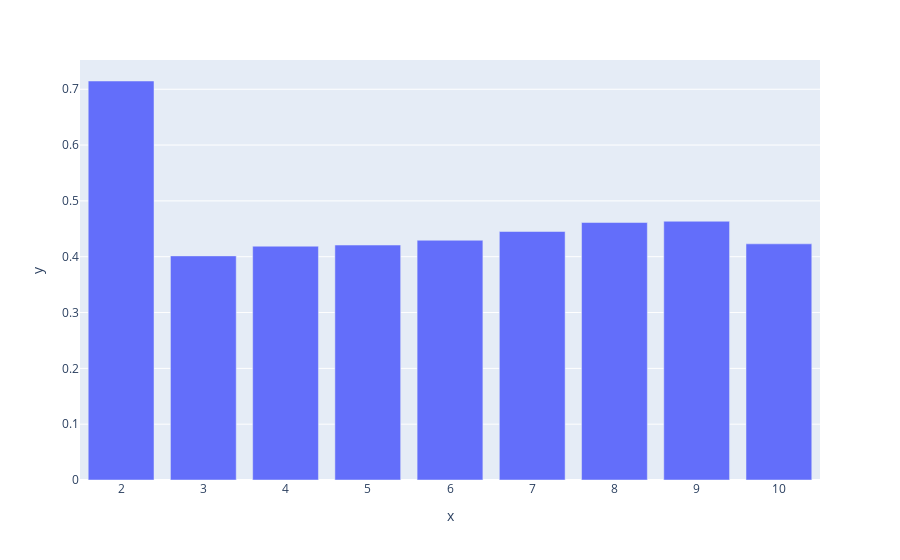

Notebook cell for this chart:
### Code cell
# Afficher le graphe des scores silhouette :
px.bar(x=range(2,11), y=silhouette_scores)

### Figure 1 — Plotly figure (JSON) as saved in the notebook; plotly's stock layout.template omitted (floating-point values rounded to 4 significant figures)
{"data": [{"alignmentgroup": "True", "hovertemplate": "x=%{x}<br>y=%{y}<extra></extra>", "legendgroup": "", "marker": {"color": "#636efa", "pattern": {"shape": ""}}, "name": "", "offsetgroup": "", "orientation": "v", "showlegend": false, "textposition": "auto", "type": "bar", "x": [2, 3, 4, 5, 6, 7, 8, 9, 10], "xaxis": "x", "y": [0.7148, 0.4015, 0.4189, 0.4209, 0.4295, 0.4452, 0.4613, 0.4635, 0.4231], "yaxis": "y"}], "layout": {"barmode": "relative", "legend": {"tracegroupgap": 0}, "margin": {"t": 60}, "xaxis": {"anchor": "y", "domain": [0, 1], "title": {"text": "x"}}, "yaxis": {"anchor": "x", "domain": [0, 1], "title": {"text": "y"}}}}
